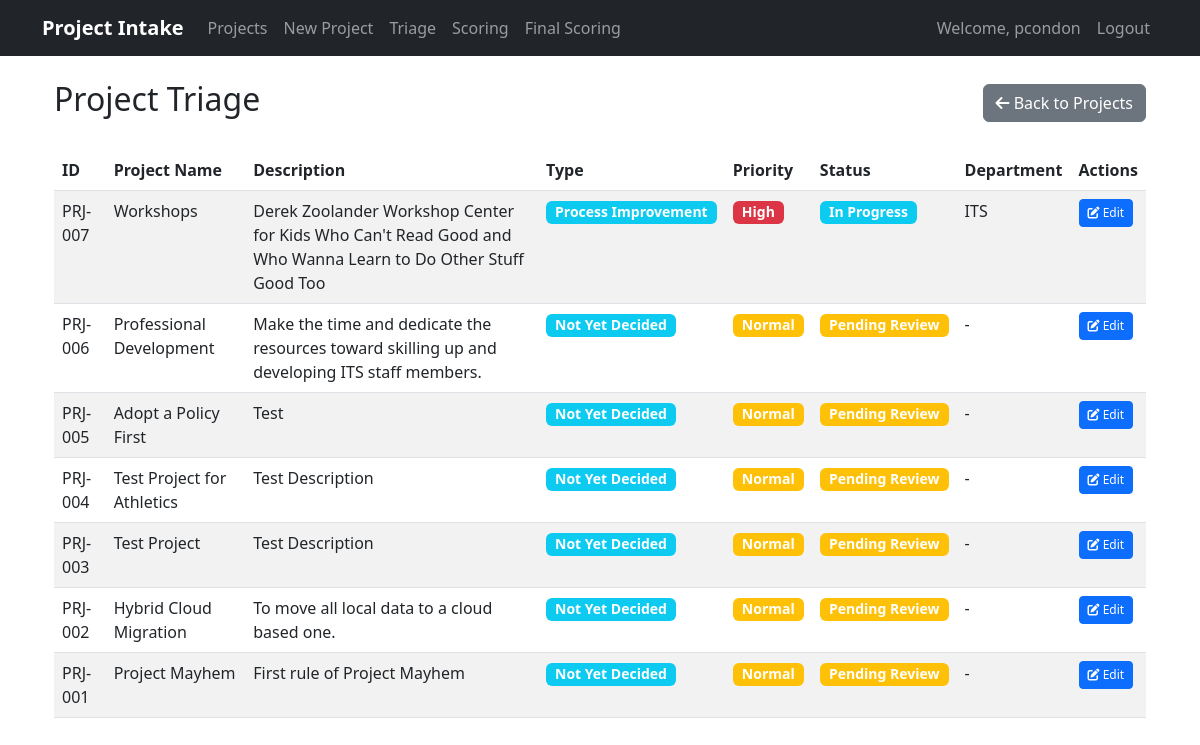
Before: /triage/ (signed in) with the older database file.
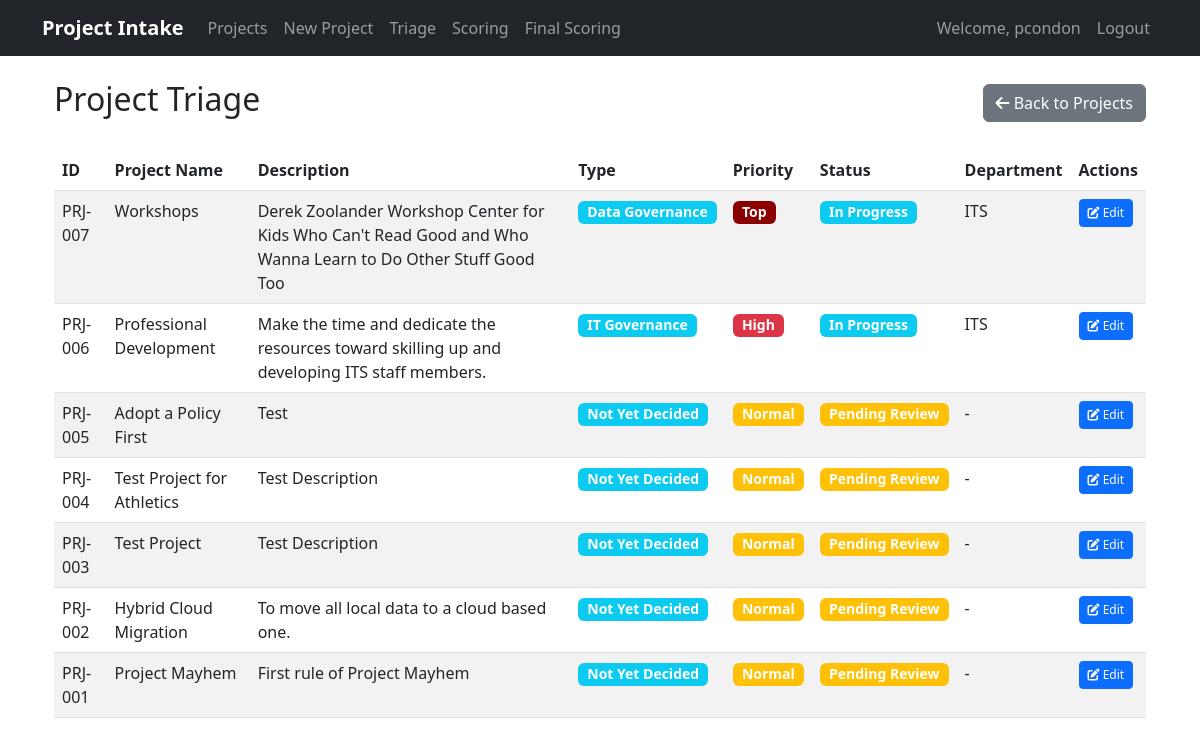
After: the same page with the newer database file.
### projects/models.py (models this page shows, shortened)
class Project(models.Model):
    STATUS_CHOICES = [
        ('pending', 'Pending Review'),
        ('approved', 'Approved'),
        ('rejected', 'Rejected'),
        ('in_progress', 'In Progress'),
        ('completed', 'Completed'),
    ]
    PRIORITY_CHOICES = [
        ('Low', 'Low'),
        ('Normal', 'Normal'),
        ('High', 'High'),
        ('Top', 'Top'),
    ]
    FINAL_PRIORITY_CHOICES = [
        (1, 'Low'),
        (2, 'Medium'),
        (3, 'High'),
    ]
    PROJECT_TYPE_CHOICES = [
        ('not_yet_decided', 'Not Yet Decided'),
        ('process_improvement', 'Process Improvement'),
        ('it_governance', 'IT Governance'),
        ('erp_governance', 'ERP Governance'),
        ('data_governance', 'Data Governance'),
    ]
    title = models.CharField(max_length=200)
    description = models.TextField()
    project_type = models.CharField(max_length=20, choices=PROJECT_TYPE_CHOICES, default='not_yet_decided', help_text="Type of project submission")
    submitted_by = models.ForeignKey(User, on_delete=models.CASCADE, null=True, blank=True)
    submission_date = models.DateTimeField(default=timezone.now)
    status = models.CharField(max_length=20, choices=STATUS_CHOICES, default='pending', null=True, blank=True)
    budget = models.DecimalField(max_digits=10, decimal_places=2, null=True, blank=True)
    start_date = models.DateField(null=True, blank=True)
    end_date = models.DateField(null=True, blank=True)
    department = models.CharField(max_length=100, null=True, blank=True)
    contact_person = models.CharField(max_length=100, null=True, blank=True)
    contact_email = models.EmailField(null=True, blank=True)
    contact_phone = models.CharField(max_length=20, null=True, blank=True)
    triage_notes = models.TextField(blank=True, null=True)
    priority = models.CharField(max_length=10, choices=PRIORITY_CHOICES, default='Normal')
    scoring_notes = models.TextField(blank=True, null=True, help_text="Notes related to project scoring or evaluation")
    final_priority = models.IntegerField(null=True, blank=True, help_text="Project ranking (lower number = higher priority)")
    final_score = models.FloatField(null=True, blank=True, help_text="Final score")
    strategic_alignment = models.IntegerField(null=True, blank=True, help_text="Strategic alignment score (1-5)")
    cost_benefit = models.IntegerField(null=True, blank=True, help_text="Cost benefit score (1-5)")
    user_impact = models.IntegerField(null=True, blank=True, help_text="User impact and adoption score (1-5)")
    ease_of_implementation = models.IntegerField(null=True, blank=True, help_text="Ease of implementation score (1-5)")
    vendor_reputation_support = models.IntegerField(null=True, blank=True, help_text="Vendor reputation and support score (1-5)")
    security_compliance = models.IntegerField(null=True, blank=True, help_text="Security and compliance score (1-5)")
    student_centered = models.IntegerField(null=True, blank=True, help_text="Student-centered score (1-5)")
    @property
    def formatted_id(self):
        return f"PRJ-{self.id:03d}"
    class Meta:
        ordering = ['-submission_date']
        db_table = 'project_requests'

### projects/views.py (the view)
# urls.py: path('triage/', views.project_triage, name='project_triage'),
@login_required
@user_passes_test(lambda u: u.is_staff)
def project_triage(request):
    projects = Project.objects.all().select_related('submitted_by').order_by('-submission_date')
    return render(request, 'projects/triage.html', {'projects': projects})

### projects/templates/projects/triage.html (shortened to what this page needs)
{% extends 'base.html' %}
{% load static %}
{% block content %}
<div class="container mt-4">
    <div class="d-flex justify-content-between align-items-center mb-4">
        <h2>Project Triage</h2>
        <a href="{% url 'projects:project_list' %}" class="btn btn-secondary">
            <i class="fas fa-arrow-left"></i> Back to Projects
        </a>
    </div>
    <div class="table-responsive">
        <table class="table table-striped table-hover">
            <thead>
                <tr>
                    <th>ID</th>
                    <th>Project Name</th>
                    <th>Description</th>
                    <th>Type</th>
                    <th>Priority</th>
                    <th>Status</th>
                    <th>Department</th>
                    <th>Actions</th>
                </tr>
            </thead>
            <tbody>
                {% for project in projects %}
                <tr>
                    <td>{{ project.formatted_id }}</td>
                    <td>{{ project.title }}</td>
                    <td>{{ project.description|truncatewords:20 }}</td>
                    <td>
                        <span class="badge bg-info">
                            {{ project.get_project_type_display }}
                        </span>
                    </td>
                    <td>
                        <span class="badge {% if project.priority == 'Top' %}bg-dark-red
                                         {% elif project.priority == 'High' %}bg-danger
                                         {% elif project.priority == 'Normal' %}bg-warning
                                         {% else %}bg-success{% endif %}">
                            {{ project.priority }}
                        </span>
                    </td>
                    <td>
                        <span class="badge {% if project.status == 'pending' %}bg-warning
                                         {% elif project.status == 'approved' %}bg-success
                                         {% elif project.status == 'rejected' %}bg-danger
                                         {% elif project.status == 'in_progress' %}bg-info
                                         {% else %}bg-secondary{% endif %}">
                            {{ project.get_status_display }}
                        </span>
                    </td>
                    <td>{{ project.department|default:"-" }}</td>
                    <td>
                        <a href="{% url 'projects:project_update' project.id %}" class="btn btn-primary btn-sm">
                            <i class="fas fa-edit"></i> Edit
                        </a>
                    </td>
                </tr>
                {% empty %}
                <tr>
                    <td colspan="7" class="text-center">No projects found.</td>
                </tr>
                {% endfor %}
            </tbody>
        </table>
    </div>
</div>
{% endblock %}

Changed rows visible on the page:
changed Project "PRJ-007": project_type "Process Improvement" → "Data Governance"; priority "High" → "Top"
changed Project "PRJ-006": project_type "Not Yet Decided" → "IT Governance"; priority "Normal" → "High"; status "Pending Review" → "In Progress"; department "-" → "ITS"
